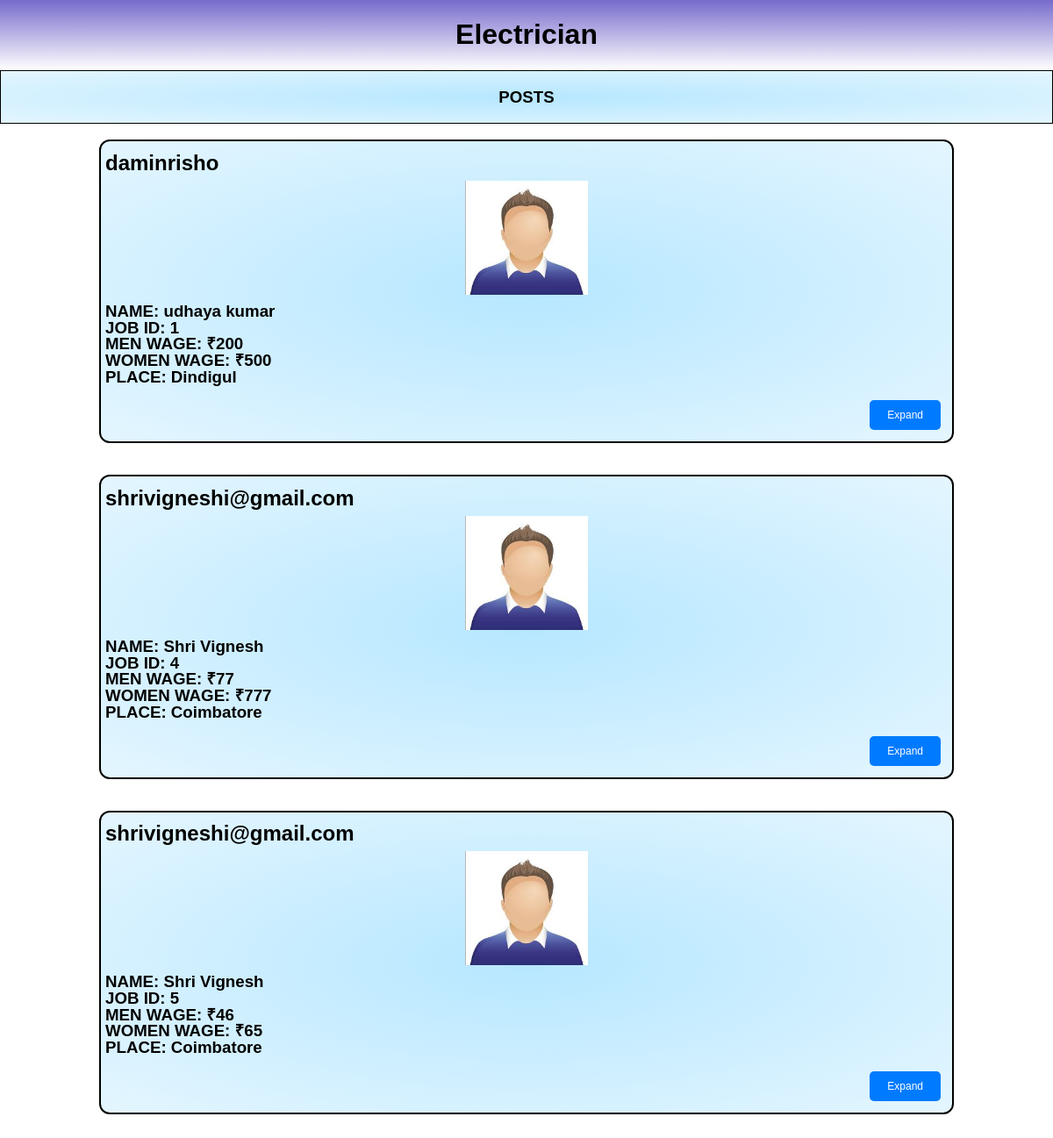
The app's page /getjobs/Electrician with its own data.
### main/models.py (models this page shows)
class PostJobs(models.Model):
    strId = models.CharField(max_length=10000)
    username = models.CharField(max_length=500)
    name = models.CharField(max_length=1000)
    category = models.CharField(max_length=500)
    date = models.DateField()
    time = models.TimeField()
    strength = models.IntegerField()
    menWage = models.IntegerField()
    womenWage = models.IntegerField()
    phonenum = models.CharField(max_length=50)
    town = models.CharField(max_length=100)
    address = models.CharField(max_length=1000)
    description = models.CharField(max_length=10000)

### main/views.py (the view)
# urls.py: path('getjobs/<categ>', views.getjobs, name='getjobs'),
def getjobs(req, categ):
    content = {"categ":categ}
    content['posts'] = PostJobs.objects.filter(category=categ).all()
    return render(req, "getjobs.html", content)

### templates/getjobs.html (shortened to what this page needs)
{% load static %}
<!DOCTYPE html>
<html lang="en">
<head>
  <link rel="stylesheet" href="{% static 'assets/css/getjobs.css'%}">
</head>
<body class="white-theme">
  <div class="kovai">
    <center><b><h1>{{categ}}</h1></b></center>
  </div>
  <div class="topnav">
    <center><h3><b>POSTS</b></h3></center>
  </div>
  <br>
  <div class="profiles-container">
   {% for post in posts %}
   {% with "/jobdetails/"|add:post.strId as redirect %}
    <div class="container">
      <h2>{{post.username}}</h2>
      <center><img src="{% static 'assets/img/profile.jpeg' %}" width="140" height="130"></center>
      <h3>NAME: {{post.name}}</h3>
      <h3>JOB ID: {{post.id}}</h3>
      <h3>MEN WAGE: ₹{{post.menWage}}</h3>
      <h3>WOMEN WAGE: ₹{{post.womenWage}}</h3>
      <h3>PLACE: {{post.town}}</h3>
      <div class="book-now" style="text-align: right;">
        <button  style="font-size: 12px;" id="openPopup1" class="popup-button">Expand</button>
      </div>
    </div>
<br>
<br>
   {% endwith %}
   {% endfor %}
  </div>
</body>
</html>

### static/assets/css/getjobs.css (style rules this page uses)
body { margin: 0; font-family: Arial, Helvetica, sans-serif; }
.topnav { border:solid; border-width: 1px; border-color: #000000; overflow: hidden; background: radial-gradient(rgb(182, 231, 255),rgb(228, 246, 255)); }
.kovai { overflow: hidden; background: linear-gradient(#776BCC,white); }
.container { width: 65%; margin: auto; background-color: rgba(128, 128, 128, 0.5); padding: 20px; border-radius: 12px; }
button { background-color: #4CAF50; color: white; padding: 14px 20px; margin: 8px; border: none; cursor: pointer; border-radius: 12px; font-size: 18px; }
.container { flex-shrink: 0; align-self: left; border: 2px solid #000000; padding: -1px; width: 47px; margin: 52px; }
.container { width: 80%; line-height: 0%; margin: auto; background: radial-gradient(rgb(182, 231, 255),rgb(228, 246, 255)); padding: 5px; border-radius: 12px; }
.book-now { text-align: left; clear: both; margin-top: 10px; }
body { font-family: Arial, sans-serif; }
.popup-button { background-color: #007BFF; color: white; padding: 10px 20px; border: none; border-radius: 5px; cursor: pointer; }

### records on screen
PostJobs: username "daminrisho", name "udhaya kumar", id "1", menWage "200", womenWage "500", town "Dindigul"
PostJobs: username "shrivigneshi@gmail.com", name "Shri Vignesh", id "4", menWage "77", womenWage "777", town "Coimbatore"
PostJobs: username "shrivigneshi@gmail.com", name "Shri Vignesh", id "5", menWage "46", womenWage "65", town "Coimbatore"

### other values on screen
{{ categ }} "Electrician"
